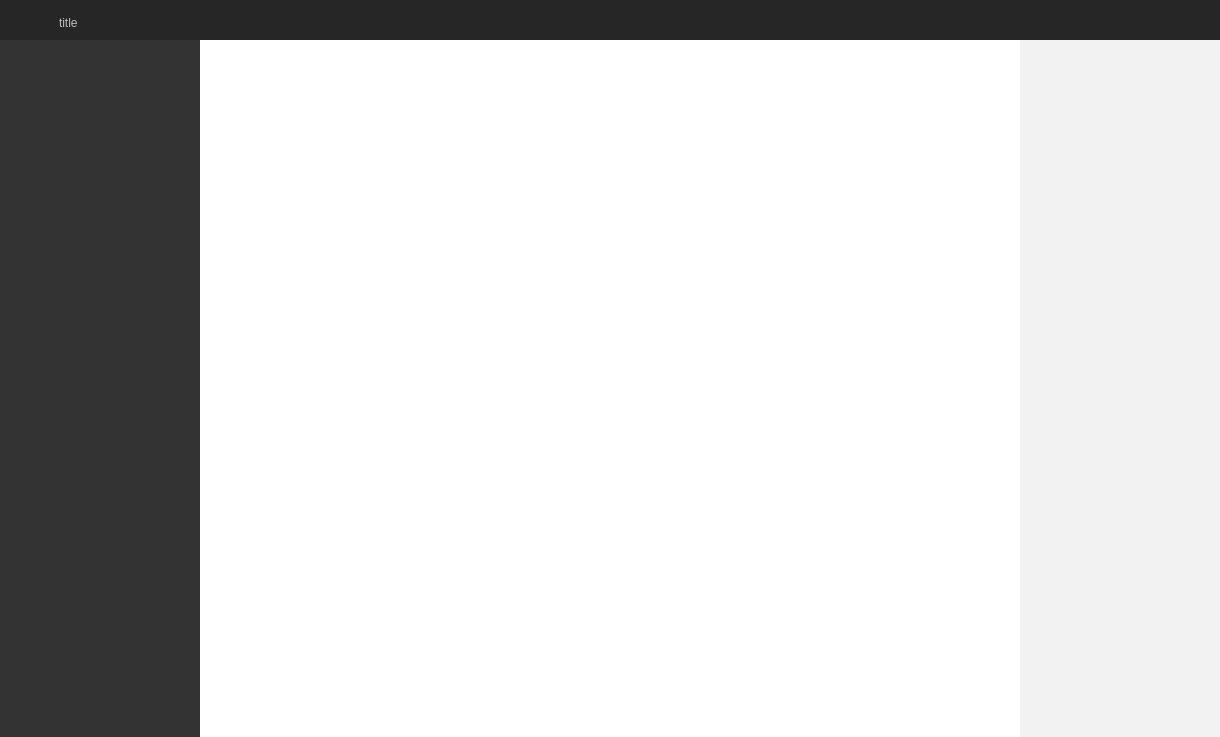
<?xml version="1.0" encoding="UTF-8"?>
<ui version="4.0">
 <class>RoomDemo</class>
 <widget class="QMainWindow" name="RoomDemo">
  <property name="geometry">
   <rect>
    <x>0</x>
    <y>0</y>
    <width>1220</width>
    <height>737</height>
   </rect>
  </property>
  <property name="windowTitle">
   <string>RoomDemo</string>
  </property>
  <widget class="QWidget" name="centralWidget">
   <widget class="QWidget" name="widget_main" native="true">
    <property name="geometry">
     <rect>
      <x>0</x>
      <y>0</y>
      <width>1220</width>
      <height>740</height>
     </rect>
    </property>
    <property name="minimumSize">
     <size>
      <width>1220</width>
      <height>740</height>
     </size>
    </property>
    <property name="maximumSize">
     <size>
      <width>1220</width>
      <height>740</height>
     </size>
    </property>
    <property name="styleSheet">
     <string notr="true">#widget_main{
  border: none;
  background-color: #ffffff;
}   </string>
    </property>
    <layout class="QVBoxLayout" name="verticalLayout_2">
     <property name="spacing">
      <number>0</number>
     </property>
     <property name="leftMargin">
      <number>0</number>
     </property>
     <property name="topMargin">
      <number>0</number>
     </property>
     <property name="rightMargin">
      <number>0</number>
     </property>
     <property name="bottomMargin">
      <number>0</number>
     </property>
     <item>
      <widget class="QWidget" name="widget_top" native="true">
       <property name="minimumSize">
        <size>
         <width>0</width>
         <height>40</height>
        </size>
       </property>
       <property name="maximumSize">
        <size>
         <width>16777215</width>
         <height>40</height>
        </size>
       </property>
       <property name="styleSheet">
        <string notr="true">#widget_top{
	background-color: #262626;
}</string>
       </property>
       <layout class="QHBoxLayout" name="horizontalLayout">
        <property name="spacing">
         <number>9</number>
        </property>
        <property name="leftMargin">
         <number>20</number>
        </property>
        <property name="topMargin">
         <number>5</number>
        </property>
        <property name="rightMargin">
         <number>5</number>
        </property>
        <property name="bottomMargin">
         <number>0</number>
        </property>
        <item>
         <widget class="QLabel" name="label_logo">
          <property name="minimumSize">
           <size>
            <width>30</width>
            <height>30</height>
           </size>
          </property>
          <property name="maximumSize">
           <size>
            <width>30</width>
            <height>30</height>
           </size>
          </property>
          <property name="text">
           <string/>
          </property>
         </widget>
        </item>
        <item>
         <widget class="QLabel" name="label_title">
          <property name="styleSheet">
           <string notr="true">font: 12pt &quot;Microsoft YaHei&quot;;
color: #bbbbbb;</string>
          </property>
          <property name="text">
           <string>title</string>
          </property>
         </widget>
        </item>
        <item>
         <spacer name="horizontalSpacer_6">
          <property name="orientation">
           <enum>Qt::Horizontal</enum>
          </property>
          <property name="sizeHint" stdset="0">
           <size>
            <width>40</width>
            <height>20</height>
           </size>
          </property>
         </spacer>
        </item>
        <item>
         <widget class="QPushButton" name="btn_min">
          <property name="minimumSize">
           <size>
            <width>16</width>
            <height>16</height>
           </size>
          </property>
          <property name="maximumSize">
           <size>
            <width>24</width>
            <height>24</height>
           </size>
          </property>
          <property name="styleSheet">
           <string notr="true">QPushButton{
	font: 10pt &quot;Microsoft YaHei&quot;;
	border: none;
	image: url(:/RoomService/min-button.png);
	background-position: center;
}
QPushButton:hover{
	background-color: rgb(106, 106, 106);
}
QPushButton:pressed{
	background-color: rgb(106, 106, 106);
}</string>
          </property>
          <property name="text">
           <string/>
          </property>
         </widget>
        </item>
        <item>
         <widget class="QPushButton" name="btn_close">
          <property name="minimumSize">
           <size>
            <width>16</width>
            <height>16</height>
           </size>
          </property>
          <property name="maximumSize">
           <size>
            <width>24</width>
            <height>24</height>
           </size>
          </property>
          <property name="styleSheet">
           <string notr="true">QPushButton{
	font: 10pt &quot;Microsoft YaHei&quot;;
	border: none;
	image: url(:/RoomService/close-button.png);
	background-position: center;
}
QPushButton:hover{
	background-color: rgb(255, 99, 71);
}
QPushButton:pressed{
	background-color: rgb(255, 99, 71);
}</string>
          </property>
          <property name="text">
           <string/>
          </property>
         </widget>
        </item>
       </layout>
       <zorder>horizontalSpacer_6</zorder>
       <zorder>label_logo</zorder>
       <zorder>label_title</zorder>
       <zorder>btn_close</zorder>
       <zorder>btn_min</zorder>
      </widget>
     </item>
     <item>
      <widget class="QWidget" name="widget_bottom" native="true">
       <layout class="QHBoxLayout" name="horizontalLayout_2">
        <property name="spacing">
         <number>20</number>
        </property>
        <property name="leftMargin">
         <number>0</number>
        </property>
        <property name="topMargin">
         <number>0</number>
        </property>
        <property name="rightMargin">
         <number>0</number>
        </property>
        <property name="bottomMargin">
         <number>0</number>
        </property>
        <item>
         <widget class="QWidget" name="widget_member" native="true">
          <property name="minimumSize">
           <size>
            <width>200</width>
            <height>700</height>
           </size>
          </property>
          <property name="maximumSize">
           <size>
            <width>200</width>
            <height>700</height>
           </size>
          </property>
          <property name="styleSheet">
           <string notr="true">background-color: #333333;
</string>
          </property>
          <layout class="QVBoxLayout" name="verticalLayout_3">
           <property name="spacing">
            <number>3</number>
           </property>
           <property name="leftMargin">
            <number>0</number>
           </property>
           <property name="topMargin">
            <number>0</number>
           </property>
           <property name="rightMargin">
            <number>0</number>
           </property>
           <property name="bottomMargin">
            <number>0</number>
           </property>
          </layout>
         </widget>
        </item>
        <item>
         <widget class="QWidget" name="widget_main_share" native="true">
          <property name="styleSheet">
           <string notr="true">#widget_main_share
{	background-color: rgb(255,255,255);
}</string>
          </property>
         </widget>
        </item>
        <item>
         <widget class="QWidget" name="widget_message" native="true">
          <property name="minimumSize">
           <size>
            <width>200</width>
            <height>700</height>
           </size>
          </property>
          <property name="maximumSize">
           <size>
            <width>200</width>
            <height>700</height>
           </size>
          </property>
          <property name="autoFillBackground">
           <bool>false</bool>
          </property>
          <property name="styleSheet">
           <string notr="true">background-color: #f2f2f2;</string>
          </property>
          <layout class="QVBoxLayout" name="verticalLayout">
           <property name="spacing">
            <number>0</number>
           </property>
           <property name="leftMargin">
            <number>0</number>
           </property>
           <property name="topMargin">
            <number>0</number>
           </property>
           <property name="rightMargin">
            <number>0</number>
           </property>
           <property name="bottomMargin">
            <number>0</number>
           </property>
          </layout>
         </widget>
        </item>
       </layout>
      </widget>
     </item>
    </layout>
   </widget>
  </widget>
 </widget>
 <layoutdefault spacing="6" margin="11"/>
 <resources>
  <include location="../Resources/RoomService/RoomService.qrc"/>
 </resources>
 <connections/>
</ui>
